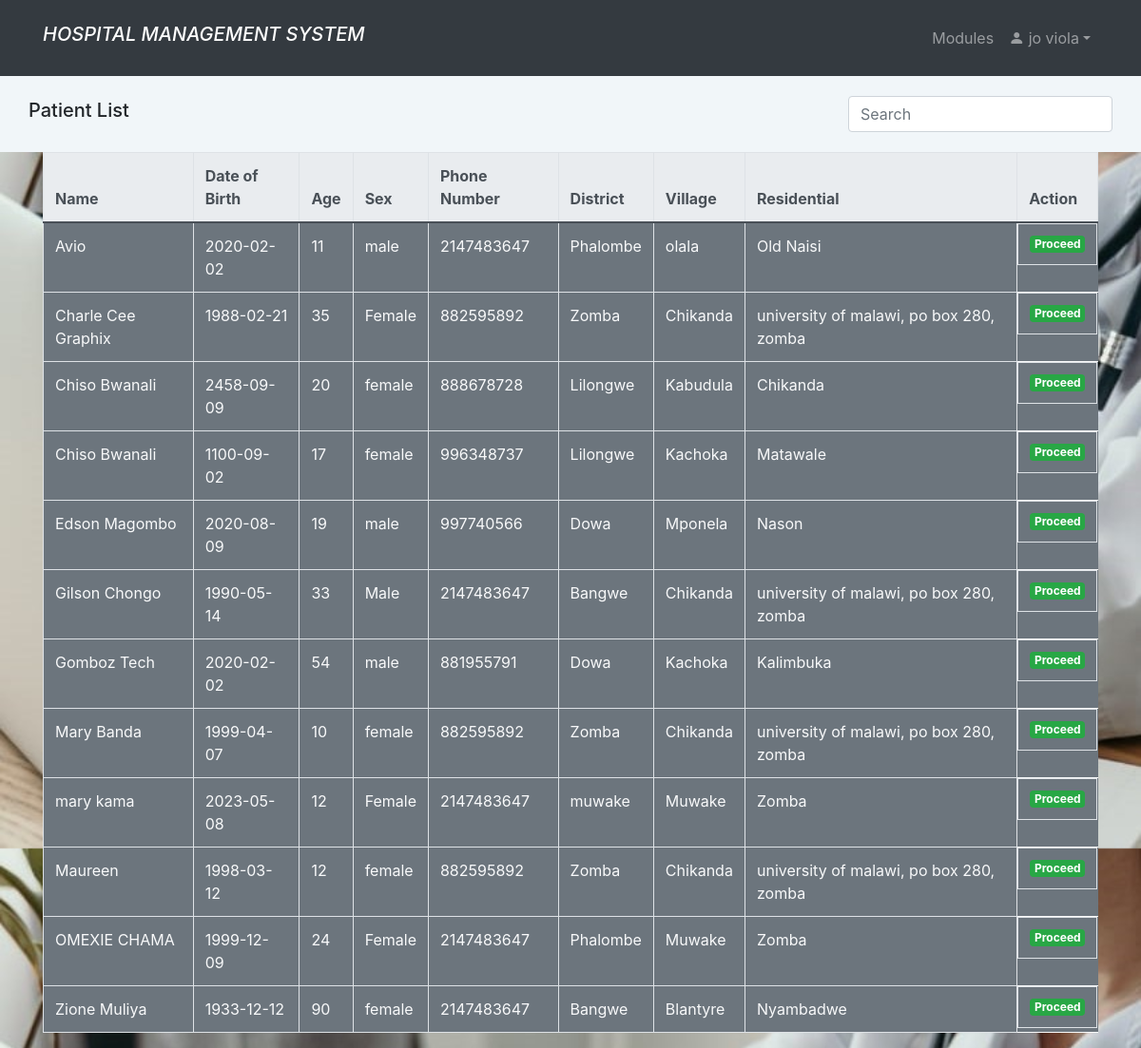
The app's page /patient_list_user.php (signed in), older data.
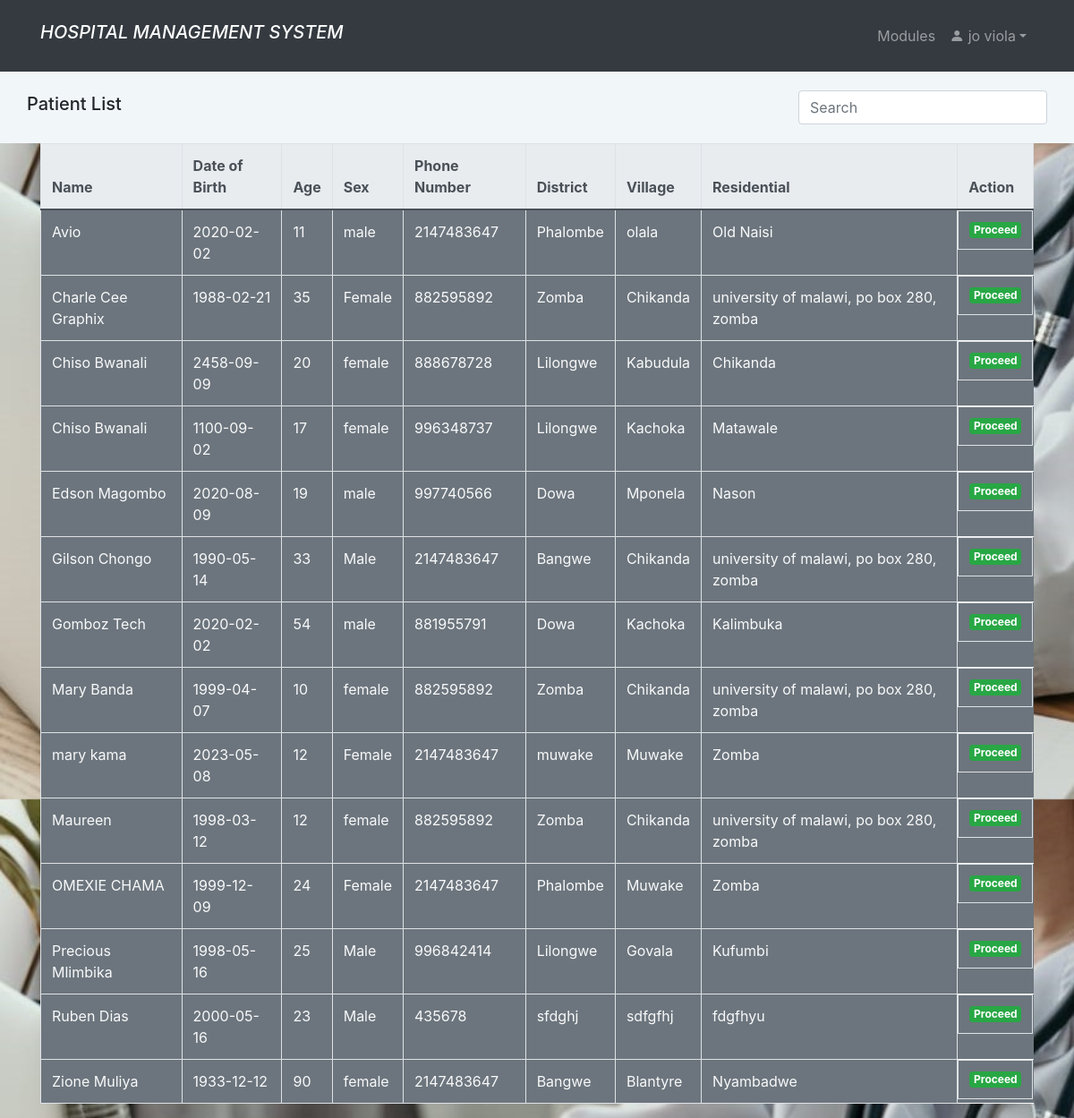
The same page, newer data.
### tables this page shows
CREATE TABLE `patient` (
  `id` int(11) NOT NULL,
  `name` varchar(100) NOT NULL,
  `date` date NOT NULL,
  `gender` varchar(10) NOT NULL,
  `age` int(2) NOT NULL,
  `phoneNumber` int(10) NOT NULL,
  `district` varchar(100) NOT NULL,
  `village` varchar(100) NOT NULL,
  `residential` varchar(100) NOT NULL,
  `others` text DEFAULT NULL,
  `symptoms` text DEFAULT NULL,
  `history` text DEFAULT NULL,
  `prescribed_by` text DEFAULT NULL,
  `prescribed_on` text DEFAULT NULL,
  `total_bills` int(15) DEFAULT NULL,
  `status` text NOT NULL DEFAULT 'not paid',
  `tests` text DEFAULT NULL,
  `lab_results` text DEFAULT NULL
);

### patient_list_user.php (the view, shortened to what this page needs)
<?php
if (isset($_SESSION['id']) && isset($_SESSION['uname'])){
  include "unavbar.php";
        ?>
<!DOCTYPE html>
<html>
<head>
	<link rel="stylesheet" href="https://maxcdn.bootstrapcdn.com/bootstrap/4.5.2/css/bootstrap.min.css">
</head>
<body>
   <nav class="navbar navbar-expand py-3"style="background-color:#F1F6F9;" >
            <div class="container">
			<h5 class="navbar-brand"> Patient List</h5>
                <div class="collapse navbar-collapse" id="navmenu">
                    <ul class="navbar-nav ms-auto">
                        <li class="nav-item dropdown">
                        <input class="form-control me-1" id="myInput" style="width:100%; max-width:20rem" type="text" placeholder="Search" aria-label="Search">
                        </li>
                    </ul>
                </div>
            </div>
        </nav>
	<div class="container">
		<div class="table-responsive">
		<table class="table table-bordered  bg-secondary text-light">
			<thead class="thead-light">
				<tr>
					<th>Name</th>
					<th>Date of Birth</th>
					<th>Age</th>
					<th>Sex</th>
					<th>Phone Number</th>
					<th>District</th>
					<th>Village</th>
					<th>Residential</th>
					<th>Action</th>
					</tr>
			</thead>
			<tbody  id = "myTable">
				<?php
				$conn = new mysqli("localhost", "root", "", "hms");
                $query = "SELECT * FROM patient ORDER BY name ASC";
                $stmt = $conn->prepare($query);
                $stmt->execute();
                $result = $stmt->get_result();
				if ($result->num_rows > 0) {
					while ($row = $result->fetch_assoc()) { ?>
						 <tr>
							<td><?php echo $row["name"]; ?></td>
							<td><?php echo $row["date"]; ?></td>
							<td><?php echo $row["age"]; ?></td>
							<td><?php echo $row["gender"]; ?></td>
							<td><?php echo $row["phoneNumber"]; ?></td>
							<td><?php echo $row["district"]; ?></td>
							<td><?php echo $row["village"]; ?></td>
							<td><?php echo $row["residential"]; ?></td>
							<td class='btn-group btn-group-justified'>
									<a href='user_priscribe_form.php?view=<?php echo $row["id"]; ?>' class='badge bg-success'>Proceed</a>
							</td>
						</tr>
                      <?php
					}
				} else {
					echo "<tr><td colspan='12' class='text-center'>No patients found</td></tr>";
				}
				?>
			</tbody>
		</table>
	</div>
</div>
</body>
</html>
<?php
    }else {
        header("Location: home.php");
        exit();
    }
?>

Row changes from the older to the newer data that the page shows:
added patient: name "Precious Mlimbika", date "1998-05-16", age "25", gender "Male", phoneNumber "996842414", district "Lilongwe", village "Govala", residential "Kufumbi"
added patient: name "Ruben Dias", date "2000-05-16", age "23", gender "Male", phoneNumber "435678", district "sfdghj", village "sdfgfhj", residential "fdgfhyu"
